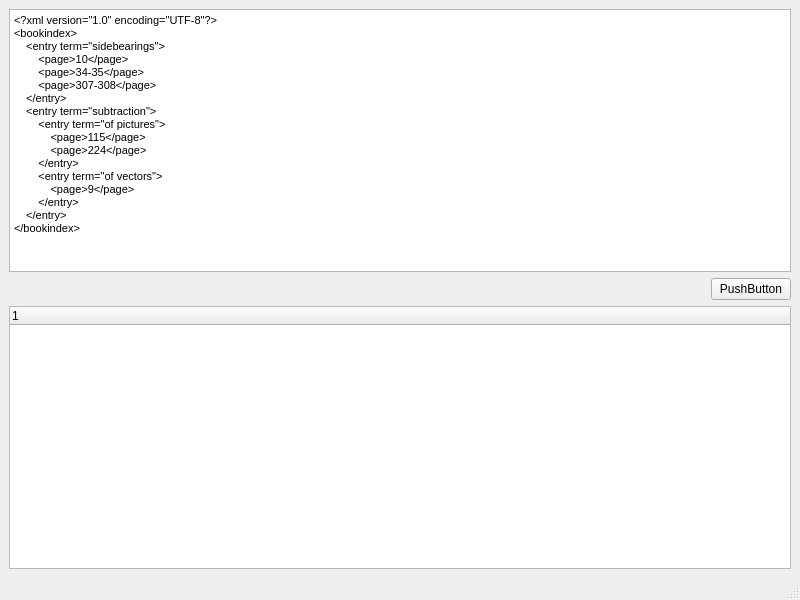
<?xml version="1.0" encoding="UTF-8"?>
<ui version="4.0">
 <class>MainWindow</class>
 <widget class="QMainWindow" name="MainWindow">
  <property name="geometry">
   <rect>
    <x>0</x>
    <y>0</y>
    <width>800</width>
    <height>600</height>
   </rect>
  </property>
  <property name="windowTitle">
   <string>MainWindow</string>
  </property>
  <widget class="QWidget" name="centralwidget">
   <layout class="QVBoxLayout" name="verticalLayout">
    <item>
     <widget class="QTextBrowser" name="textBrowser">
      <property name="html">
       <string>&lt;!DOCTYPE HTML PUBLIC &quot;-//W3C//DTD HTML 4.0//EN&quot; &quot;http://www.w3.org/TR/REC-html40/strict.dtd&quot;&gt;
&lt;html&gt;&lt;head&gt;&lt;meta name=&quot;qrichtext&quot; content=&quot;1&quot; /&gt;&lt;style type=&quot;text/css&quot;&gt;
p, li { white-space: pre-wrap; }
&lt;/style&gt;&lt;/head&gt;&lt;body style=&quot; font-family:'MS Shell Dlg 2'; font-size:8.25pt; font-weight:400; font-style:normal;&quot;&gt;
&lt;p style=&quot; margin-top:0px; margin-bottom:0px; margin-left:0px; margin-right:0px; -qt-block-indent:0; text-indent:0px;&quot;&gt;&amp;lt;?xml version=&amp;quot;1.0&amp;quot; encoding=&amp;quot;UTF-8&amp;quot;?&amp;gt;&lt;/p&gt;
&lt;p style=&quot; margin-top:0px; margin-bottom:0px; margin-left:0px; margin-right:0px; -qt-block-indent:0; text-indent:0px;&quot;&gt;&amp;lt;bookindex&amp;gt;&lt;/p&gt;
&lt;p style=&quot; margin-top:0px; margin-bottom:0px; margin-left:0px; margin-right:0px; -qt-block-indent:0; text-indent:0px;&quot;&gt;    &amp;lt;entry term=&amp;quot;sidebearings&amp;quot;&amp;gt;&lt;/p&gt;
&lt;p style=&quot; margin-top:0px; margin-bottom:0px; margin-left:0px; margin-right:0px; -qt-block-indent:0; text-indent:0px;&quot;&gt;        &amp;lt;page&amp;gt;10&amp;lt;/page&amp;gt;&lt;/p&gt;
&lt;p style=&quot; margin-top:0px; margin-bottom:0px; margin-left:0px; margin-right:0px; -qt-block-indent:0; text-indent:0px;&quot;&gt;        &amp;lt;page&amp;gt;34-35&amp;lt;/page&amp;gt;&lt;/p&gt;
&lt;p style=&quot; margin-top:0px; margin-bottom:0px; margin-left:0px; margin-right:0px; -qt-block-indent:0; text-indent:0px;&quot;&gt;        &amp;lt;page&amp;gt;307-308&amp;lt;/page&amp;gt;&lt;/p&gt;
&lt;p style=&quot; margin-top:0px; margin-bottom:0px; margin-left:0px; margin-right:0px; -qt-block-indent:0; text-indent:0px;&quot;&gt;    &amp;lt;/entry&amp;gt;&lt;/p&gt;
&lt;p style=&quot; margin-top:0px; margin-bottom:0px; margin-left:0px; margin-right:0px; -qt-block-indent:0; text-indent:0px;&quot;&gt;    &amp;lt;entry term=&amp;quot;subtraction&amp;quot;&amp;gt;&lt;/p&gt;
&lt;p style=&quot; margin-top:0px; margin-bottom:0px; margin-left:0px; margin-right:0px; -qt-block-indent:0; text-indent:0px;&quot;&gt;        &amp;lt;entry term=&amp;quot;of pictures&amp;quot;&amp;gt;&lt;/p&gt;
&lt;p style=&quot; margin-top:0px; margin-bottom:0px; margin-left:0px; margin-right:0px; -qt-block-indent:0; text-indent:0px;&quot;&gt;            &amp;lt;page&amp;gt;115&amp;lt;/page&amp;gt;&lt;/p&gt;
&lt;p style=&quot; margin-top:0px; margin-bottom:0px; margin-left:0px; margin-right:0px; -qt-block-indent:0; text-indent:0px;&quot;&gt;            &amp;lt;page&amp;gt;224&amp;lt;/page&amp;gt;&lt;/p&gt;
&lt;p style=&quot; margin-top:0px; margin-bottom:0px; margin-left:0px; margin-right:0px; -qt-block-indent:0; text-indent:0px;&quot;&gt;        &amp;lt;/entry&amp;gt;&lt;/p&gt;
&lt;p style=&quot; margin-top:0px; margin-bottom:0px; margin-left:0px; margin-right:0px; -qt-block-indent:0; text-indent:0px;&quot;&gt;        &amp;lt;entry term=&amp;quot;of vectors&amp;quot;&amp;gt;&lt;/p&gt;
&lt;p style=&quot; margin-top:0px; margin-bottom:0px; margin-left:0px; margin-right:0px; -qt-block-indent:0; text-indent:0px;&quot;&gt;            &amp;lt;page&amp;gt;9&amp;lt;/page&amp;gt;&lt;/p&gt;
&lt;p style=&quot; margin-top:0px; margin-bottom:0px; margin-left:0px; margin-right:0px; -qt-block-indent:0; text-indent:0px;&quot;&gt;        &amp;lt;/entry&amp;gt;&lt;/p&gt;
&lt;p style=&quot; margin-top:0px; margin-bottom:0px; margin-left:0px; margin-right:0px; -qt-block-indent:0; text-indent:0px;&quot;&gt;    &amp;lt;/entry&amp;gt;&lt;/p&gt;
&lt;p style=&quot; margin-top:0px; margin-bottom:0px; margin-left:0px; margin-right:0px; -qt-block-indent:0; text-indent:0px;&quot;&gt;&amp;lt;/bookindex&amp;gt;&lt;/p&gt;
&lt;p style=&quot;-qt-paragraph-type:empty; margin-top:0px; margin-bottom:0px; margin-left:0px; margin-right:0px; -qt-block-indent:0; text-indent:0px;&quot;&gt;&lt;br /&gt;&lt;/p&gt;&lt;/body&gt;&lt;/html&gt;</string>
      </property>
     </widget>
    </item>
    <item>
     <layout class="QHBoxLayout" name="horizontalLayout">
      <item>
       <spacer name="horizontalSpacer">
        <property name="orientation">
         <enum>Qt::Horizontal</enum>
        </property>
        <property name="sizeHint" stdset="0">
         <size>
          <width>668</width>
          <height>20</height>
         </size>
        </property>
       </spacer>
      </item>
      <item>
       <widget class="QPushButton" name="pushButton">
        <property name="text">
         <string>PushButton</string>
        </property>
       </widget>
      </item>
     </layout>
    </item>
    <item>
     <widget class="QTreeWidget" name="treeWidget">
      <column>
       <property name="text">
        <string notr="true">1</string>
       </property>
      </column>
     </widget>
    </item>
   </layout>
  </widget>
  <widget class="QMenuBar" name="menubar">
   <property name="geometry">
    <rect>
     <x>0</x>
     <y>0</y>
     <width>800</width>
     <height>21</height>
    </rect>
   </property>
  </widget>
  <widget class="QStatusBar" name="statusbar"/>
 </widget>
 <resources/>
 <connections/>
</ui>
